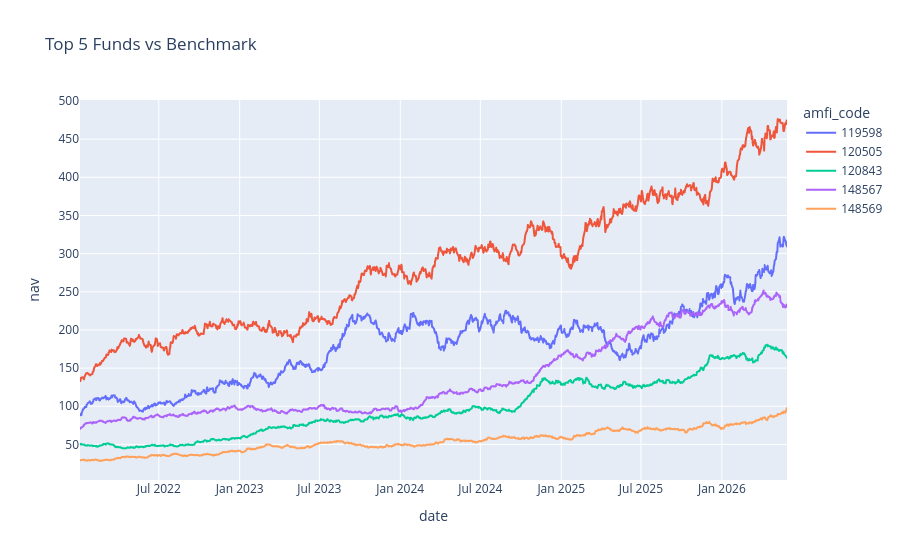

Notebook source saved alongside this figure:
### Markdown cell above
Fund Scorecard Analysis

The composite fund score combines CAGR, Sharpe Ratio, and Alpha into a single ranking metric. Funds with higher scores demonstrated superior growth, risk-adjusted performance, and benchmark outperformance.

### Code cell
top5 = (
    scorecard
    .sort_values(
        "score",
        ascending=False
    )
    .head(5)
)

fig = px.line(
    nav[
        nav["amfi_code"]
        .isin(
            top5["amfi_code"]
        )
    ],
    x="date",
    y="nav",
    color="amfi_code",
    title="Top 5 Funds vs Benchmark"
)

fig.show()

### Figure 1 — Plotly figure (JSON) as saved in the notebook; plotly's stock layout.template omitted (floating-point values rounded to 4 significant figures; data arrays with more than 128 entries replaced by an {"elided": "..."} marker saying what was removed)
{"data": [{"hovertemplate": "amfi_code=119598<br>date=%{x}<br>nav=%{y}<extra></extra>", "legendgroup": "119598", "line": {"color": "#636efa", "dash": "solid"}, "marker": {"symbol": "circle"}, "mode": "lines", "name": "119598", "showlegend": true, "type": "scattergl", "x": {"elided": "1150 str values"}, "xaxis": "x", "y": {"elided": "1150 float values"}, "yaxis": "y"}, {"hovertemplate": "amfi_code=120505<br>date=%{x}<br>nav=%{y}<extra></extra>", "legendgroup": "120505", "line": {"color": "#EF553B", "dash": "solid"}, "marker": {"symbol": "circle"}, "mode": "lines", "name": "120505", "showlegend": true, "type": "scattergl", "x": {"elided": "1150 str values"}, "xaxis": "x", "y": {"elided": "1150 float values"}, "yaxis": "y"}, {"hovertemplate": "amfi_code=120843<br>date=%{x}<br>nav=%{y}<extra></extra>", "legendgroup": "120843", "line": {"color": "#00cc96", "dash": "solid"}, "marker": {"symbol": "circle"}, "mode": "lines", "name": "120843", "showlegend": true, "type": "scattergl", "x": {"elided": "1150 str values"}, "xaxis": "x", "y": {"elided": "1150 float values"}, "yaxis": "y"}, {"hovertemplate": "amfi_code=148567<br>date=%{x}<br>nav=%{y}<extra></extra>", "legendgroup": "148567", "line": {"color": "#ab63fa", "dash": "solid"}, "marker": {"symbol": "circle"}, "mode": "lines", "name": "148567", "showlegend": true, "type": "scattergl", "x": {"elided": "1150 str values"}, "xaxis": "x", "y": {"elided": "1150 float values"}, "yaxis": "y"}, {"hovertemplate": "amfi_code=148569<br>date=%{x}<br>nav=%{y}<extra></extra>", "legendgroup": "148569", "line": {"color": "#FFA15A", "dash": "solid"}, "marker": {"symbol": "circle"}, "mode": "lines", "name": "148569", "showlegend": true, "type": "scattergl", "x": {"elided": "1150 str values"}, "xaxis": "x", "y": {"elided": "1150 float values"}, "yaxis": "y"}], "layout": {"legend": {"title": {"text": "amfi_code"}, "tracegroupgap": 0}, "title": {"text": "Top 5 Funds vs Benchmark"}, "xaxis": {"anchor": "y", "domain": [0, 1], "title": {"text": "date"}}, "yaxis": {"anchor": "x", "domain": [0, 1], "title": {"text": "nav"}}}}
